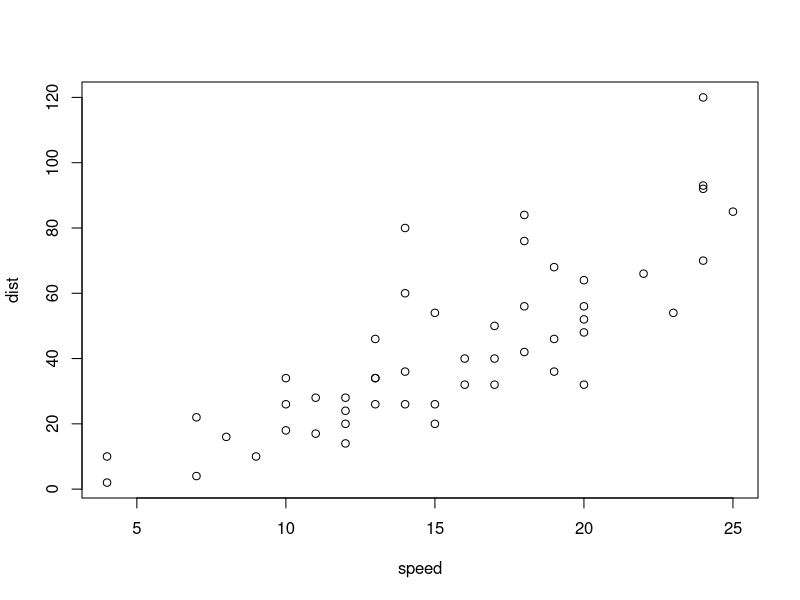
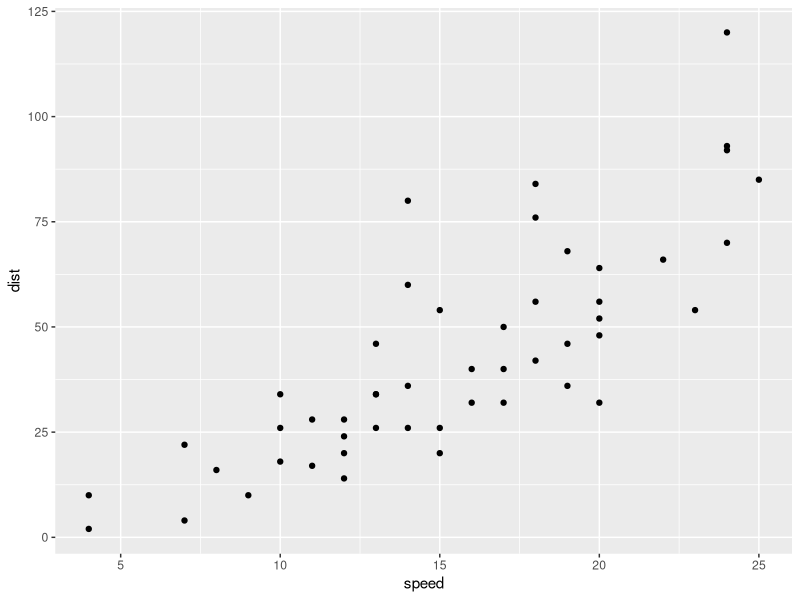
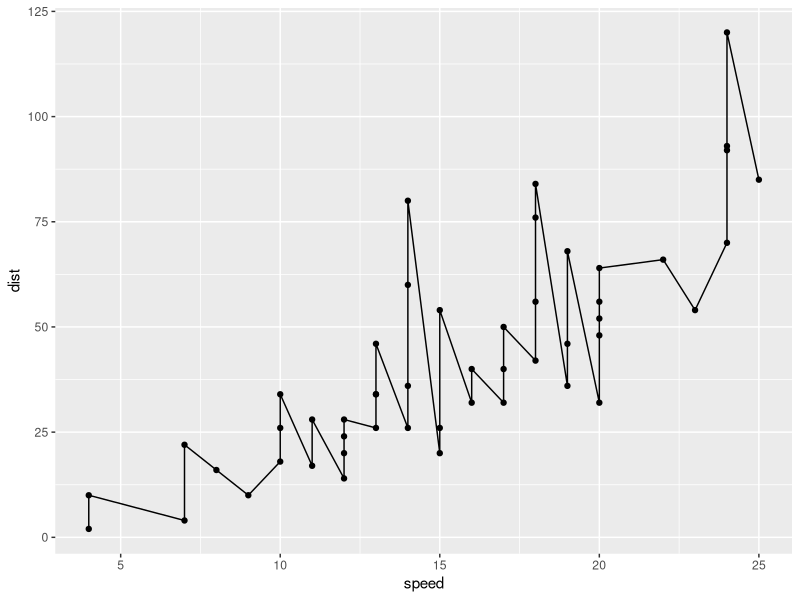
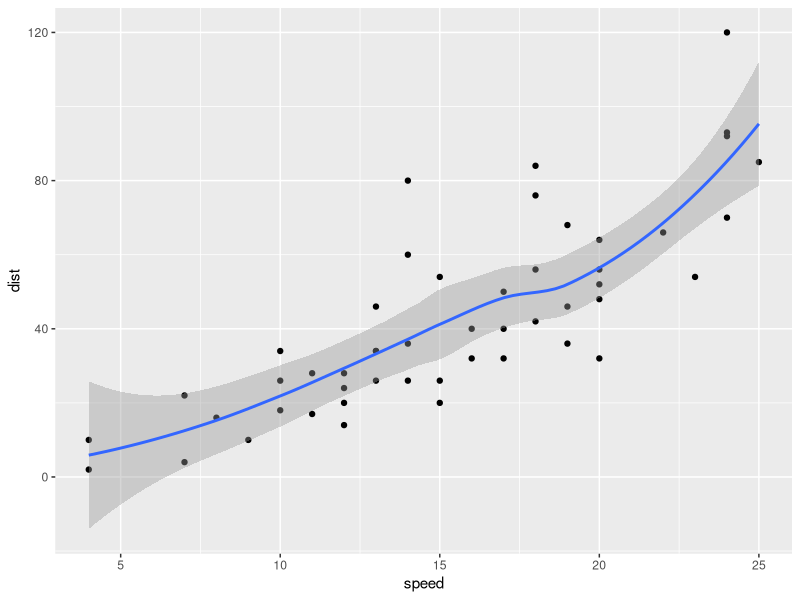
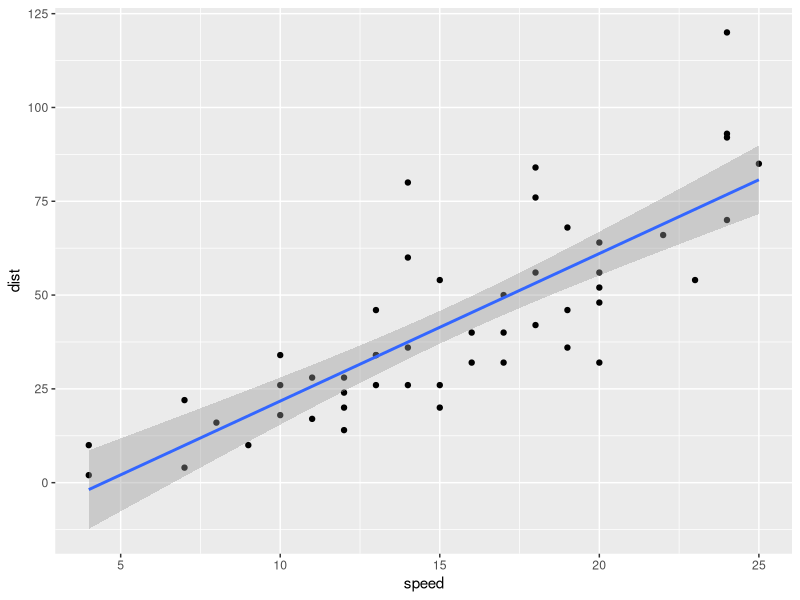

Write R code to recreate these figures, in order.
# Week 4 Data Visualization Lab

# Install the package ggplot2
install.packages("ggplot2")

# Anytime I want to use this 
# package I need to load it
library(ggplot2)

View(cars)

# A quick base R plot - this is not ggplot2
plot(cars)

# Our first ggplot 
# we need data + aes + geoms

ggplot(data = cars) +
  aes(x=speed, y=dist) +
geom_point()
 
p <- ggplot(data = cars) +
  aes(x=speed, y=dist) +
  geom_point()

# Add a line geom with geom_line()
p + geom_line()

# Add a trend line close to the data
p + geom_smooth()

#
p + geom_smooth(method = "lm")


